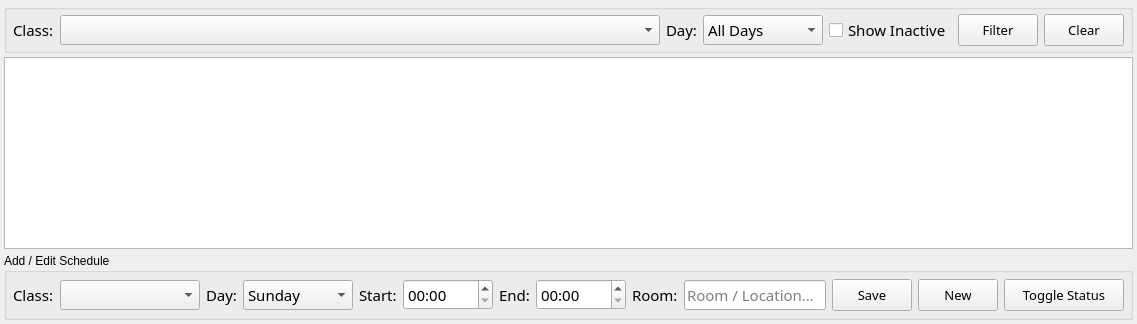
     <widget class="QWidget" name="tab_schedules">
      <attribute name="title">
       <string>Schedules</string>
      </attribute>
      <layout class="QVBoxLayout" name="verticalLayout_schedules_tab">
       <property name="spacing">
        <number>4</number>
       </property>
       <property name="leftMargin">
        <number>4</number>
       </property>
       <property name="topMargin">
        <number>4</number>
       </property>
       <property name="rightMargin">
        <number>4</number>
       </property>
       <property name="bottomMargin">
        <number>4</number>
       </property>

       <!-- Filter row for schedules -->
       <item>
        <widget class="QGroupBox" name="groupBox_schedule_filters">
         <property name="sizePolicy">
          <sizepolicy hsizetype="Preferred" vsizetype="Fixed">
           <horstretch>0</horstretch>
           <verstretch>0</verstretch>
          </sizepolicy>
         </property>
         <property name="title">
          <string/>
         </property>
         <layout class="QHBoxLayout" name="horizontalLayout_schedule_filters">
          <property name="leftMargin">
           <number>6</number>
          </property>
          <property name="topMargin">
           <number>4</number>
          </property>
          <property name="rightMargin">
           <number>6</number>
          </property>
          <property name="bottomMargin">
           <number>4</number>
          </property>
          <item>
           <widget class="QLabel" name="label_filter_class">
            <property name="font">
             <font>
              <family>Century Gothic</family>
              <pointsize>11</pointsize>
             </font>
            </property>
            <property name="text">
             <string>Class:</string>
            </property>
           </widget>
          </item>
          <item>
           <widget class="QComboBox" name="combo_filter_class">
            <property name="sizePolicy">
             <sizepolicy hsizetype="Expanding" vsizetype="Fixed">
              <horstretch>0</horstretch>
              <verstretch>0</verstretch>
             </sizepolicy>
            </property>
            <property name="minimumSize">
             <size>
              <width>160</width>
              <height>0</height>
             </size>
            </property>
            <property name="font">
             <font>
              <family>Century Gothic</family>
              <pointsize>11</pointsize>
             </font>
            </property>
           </widget>
          </item>
          <item>
           <widget class="QLabel" name="label_filter_day">
            <property name="font">
             <font>
              <family>Century Gothic</family>
              <pointsize>11</pointsize>
             </font>
            </property>
            <property name="text">
             <string>Day:</string>
            </property>
           </widget>
          </item>
          <item>
           <widget class="QComboBox" name="combo_filter_day">
            <property name="minimumSize">
             <size>
              <width>120</width>
              <height>0</height>
             </size>
            </property>
            <property name="font">
             <font>
              <family>Century Gothic</family>
              <pointsize>11</pointsize>
             </font>
            </property>
            <item>
             <property name="text">
              <string>All Days</string>
             </property>
            </item>
            <item>
             <property name="text">
              <string>Sunday</string>
             </property>
            </item>
            <item>
             <property name="text">
              <string>Monday</string>
             </property>
            </item>
            <item>
             <property name="text">
              <string>Tuesday</string>
             </property>
            </item>
            <item>
             <property name="text">
              <string>Wednesday</string>
             </property>
            </item>
            <item>
             <property name="text">
              <string>Thursday</string>
             </property>
            </item>
            <item>
             <property name="text">
              <string>Friday</string>
             </property>
            </item>
            <item>
             <property name="text">
              <string>Saturday</string>
             </property>
            </item>
           </widget>
          </item>
          <item>
           <widget class="QCheckBox" name="check_show_inactive_schedules">
            <property name="font">
             <font>
              <family>Century Gothic</family>
              <pointsize>11</pointsize>
             </font>
            </property>
            <property name="text">
             <string>Show Inactive</string>
            </property>
           </widget>
          </item>
          <item>
           <widget class="QPushButton" name="btn_filter_schedules">
            <property name="minimumSize">
             <size>
              <width>70</width>
              <height>32</height>
             </size>
            </property>
            <property name="font">
             <font>
              <family>Century Gothic</family>
              <pointsize>10</pointsize>
             </font>
            </property>
            <property name="text">
             <string>Filter</string>
            </property>
           </widget>
          </item>
          <item>
           <widget class="QPushButton" name="btn_clear_schedule_filters">
            <property name="minimumSize">
             <size>
              <width>70</width>
              <height>32</height>
             </size>
            </property>
            <property name="font">
             <font>
              <family>Century Gothic</family>
              <pointsize>10</pointsize>
             </font>
            </property>
            <property name="text">
             <string>Clear</string>
            </property>
           </widget>
          </item>
         </layout>
        </widget>
       </item>

       <!-- Schedules table -->
       <item>
        <widget class="QTableWidget" name="schedules_table">
         <property name="sizePolicy">
          <sizepolicy hsizetype="Expanding" vsizetype="Expanding">
           <horstretch>0</horstretch>
           <verstretch>1</verstretch>
          </sizepolicy>
         </property>
        </widget>
       </item>

       <!-- Add schedule form -->
       <item>
        <widget class="QGroupBox" name="groupBox_add_schedule">
         <property name="sizePolicy">
          <sizepolicy hsizetype="Preferred" vsizetype="Fixed">
           <horstretch>0</horstretch>
           <verstretch>0</verstretch>
          </sizepolicy>
         </property>
         <property name="title">
          <string>Add / Edit Schedule</string>
         </property>
         <layout class="QHBoxLayout" name="horizontalLayout_add_schedule">
          <property name="leftMargin">
           <number>6</number>
          </property>
          <property name="topMargin">
           <number>6</number>
          </property>
          <property name="rightMargin">
           <number>6</number>
          </property>
          <property name="bottomMargin">
           <number>6</number>
          </property>
          <item>
           <widget class="QLabel" name="label_sched_class">
            <property name="font">
             <font>
              <family>Century Gothic</family>
              <pointsize>11</pointsize>
             </font>
            </property>
            <property name="text">
             <string>Class:</string>
            </property>
           </widget>
          </item>
          <item>
           <widget class="QComboBox" name="combo_sched_class">
            <property name="sizePolicy">
             <sizepolicy hsizetype="Expanding" vsizetype="Fixed">
              <horstretch>0</horstretch>
              <verstretch>0</verstretch>
             </sizepolicy>
            </property>
            <property name="minimumSize">
             <size>
              <width>140</width>
              <height>0</height>
             </size>
            </property>
            <property name="font">
             <font>
              <family>Century Gothic</family>
              <pointsize>11</pointsize>
             </font>
            </property>
           </widget>
          </item>
          <item>
           <widget class="QLabel" name="label_sched_day">
            <property name="font">
             <font>
              <family>Century Gothic</family>
              <pointsize>11</pointsize>
             </font>
            </property>
            <property name="text">
             <string>Day:</string>
            </property>
           </widget>
          </item>
          <item>
           <widget class="QComboBox" name="combo_sched_day">
            <property name="minimumSize">
             <size>
              <width>110</width>
              <height>0</height>
             </size>
            </property>
            <property name="font">
             <font>
              <family>Century Gothic</family>
              <pointsize>11</pointsize>
             </font>
            </property>
            <item>
             <property name="text">
              <string>Sunday</string>
             </property>
            </item>
            <item>
             <property name="text">
              <string>Monday</string>
             </property>
            </item>
            <item>
             <property name="text">
              <string>Tuesday</string>
             </property>
            </item>
            <item>
             <property name="text">
              <string>Wednesday</string>
             </property>
            </item>
            <item>
             <property name="text">
              <string>Thursday</string>
             </property>
            </item>
            <item>
             <property name="text">
              <string>Friday</string>
             </property>
            </item>
            <item>
             <property name="text">
              <string>Saturday</string>
             </property>
            </item>
           </widget>
          </item>
          <item>
           <widget class="QLabel" name="label_sched_start">
            <property name="font">
             <font>
              <family>Century Gothic</family>
              <pointsize>11</pointsize>
             </font>
            </property>
            <property name="text">
             <string>Start:</string>
            </property>
           </widget>
          </item>
          <item>
           <widget class="QTimeEdit" name="time_sched_start">
            <property name="minimumSize">
             <size>
              <width>90</width>
              <height>0</height>
             </size>
            </property>
            <property name="font">
             <font>
              <family>Century Gothic</family>
              <pointsize>11</pointsize>
             </font>
            </property>
            <property name="displayFormat">
             <string>HH:mm</string>
            </property>
           </widget>
          </item>
          <item>
           <widget class="QLabel" name="label_sched_end">
            <property name="font">
             <font>
              <family>Century Gothic</family>
              <pointsize>11</pointsize>
             </font>
            </property>
            <property name="text">
             <string>End:</string>
            </property>
           </widget>
          </item>
          <item>
           <widget class="QTimeEdit" name="time_sched_end">
            <property name="minimumSize">
             <size>
              <width>90</width>
              <height>0</height>
             </size>
            </property>
            <property name="font">
             <font>
              <family>Century Gothic</family>
              <pointsize>11</pointsize>
             </font>
            </property>
            <property name="displayFormat">
             <string>HH:mm</string>
            </property>
           </widget>
          </item>
          <item>
           <widget class="QLabel" name="label_sched_room">
            <property name="font">
             <font>
              <family>Century Gothic</family>
              <pointsize>11</pointsize>
             </font>
            </property>
            <property name="text">
             <string>Room:</string>
            </property>
           </widget>
          </item>
          <item>
           <widget class="QLineEdit" name="input_sched_room">
            <property name="minimumSize">
             <size>
              <width>100</width>
              <height>0</height>
             </size>
            </property>
            <property name="font">
             <font>
              <family>Century Gothic</family>
              <pointsize>11</pointsize>
             </font>
            </property>
            <property name="placeholderText">
             <string>Room / Location...</string>
            </property>
           </widget>
          </item>
          <item>
           <widget class="QPushButton" name="btn_save_schedule">
            <property name="minimumSize">
             <size>
              <width>80</width>
              <height>32</height>
             </size>
            </property>
            <property name="font">
             <font>
              <family>Century Gothic</family>
              <pointsize>10</pointsize>
             </font>
            </property>
            <property name="text">
             <string>Save</string>
            </property>
           </widget>
          </item>
          <item>
           <widget class="QPushButton" name="btn_new_schedule">
            <property name="minimumSize">
             <size>
              <width>80</width>
              <height>32</height>
             </size>
            </property>
            <property name="font">
             <font>
              <family>Century Gothic</family>
              <pointsize>10</pointsize>
             </font>
            </property>
            <property name="text">
             <string>New</string>
            </property>
           </widget>
          </item>
          <item>
           <widget class="QPushButton" name="btn_toggle_schedule_status">
            <property name="minimumSize">
             <size>
              <width>120</width>
              <height>32</height>
             </size>
            </property>
            <property name="font">
             <font>
              <family>Century Gothic</family>
              <pointsize>10</pointsize>
             </font>
            </property>
            <property name="text">
             <string>Toggle Status</string>
            </property>
           </widget>
          </item>
         </layout>
        </widget>
       </item>

      </layout>
     </widget>
